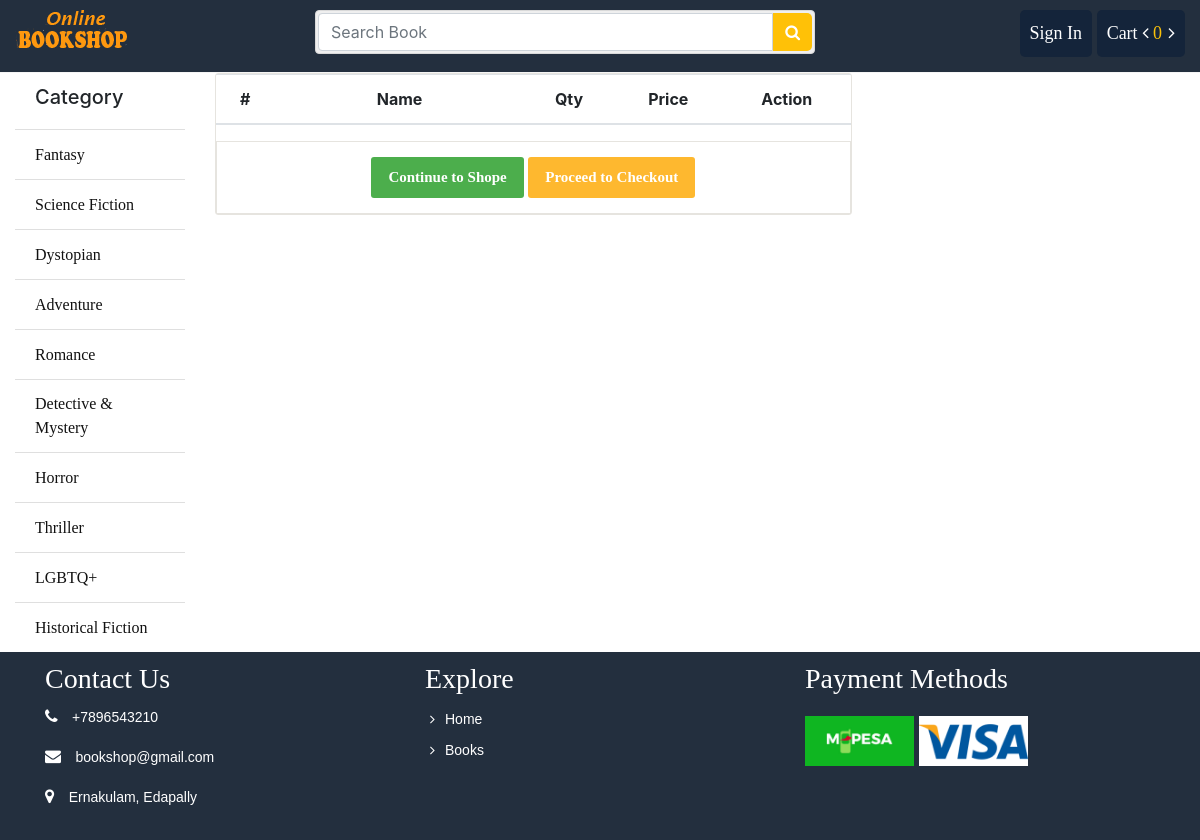
Page /cart/ on the committed database.
### store/models.py (models this page shows, shortened)
class Category(models.Model):
	name = models.CharField(max_length = 100)
	slug = models.SlugField(max_length = 150, unique=True ,db_index=True)
	icon = models.FileField(upload_to = "category/")
	create_at = models.DateTimeField(auto_now_add = True)
	updated_at = models.DateTimeField(auto_now_add = True)

### cart/views.py (the view)
# urls.py: path('', views.cart_details, name='cart_details'),
def cart_details(request):
	cart = Cart(request)
	context = {
		"cart": cart,
	}
	return render(request, 'cart/cart.html', context)

### cart/cart.py (called while the page is built)
    def __len__(self):
        return sum(item['quantity'] for item in self.cart.values())

### store/context_processors.py (called while the page is built)
def sidebar(request):
	categories = Category.objects.all()
	context = {
		"cat":categories
	}
	return context

def cart(request):
	cart = Cart(request)
	context = {
		"cart": cart
	}
	return context

### cart/templates/cart/cart.html (shortened to what this page needs)
{% extends 'store/base.html' %}
			{% block container %}
			<div class="row">
				<div class="col-sm-8">
					<div class="cart_info">
					    <table class="table table-hover">
					        <thead class="text-center">
					            <tr>
					                <th scope="col">#</th>
					                <th scope="col" style="width: 250px">Name</th>
					                <th scope="col" style="width: 250">Qty</th>
					                <th scope="col">Price</th>
					                <th scope="col">Action</th>
					            </tr>
					        </thead>
					    </table>
						<div class="continue_or_next text-center">
							<a href="{% url 'store:index' %}" class="btn _to_shope">Continue to Shope</a>
							<a href="{% url 'order:order_create' %}" class="btn _to_continue">Proceed to Checkout</a>
						</div>
					</div>
				</div>
				<div class="col-sm-4" id="abc">
				</div>
			</div>
			{% endblock %}

### store/templates/store/bin/sidebar.html
			<ul class="list-group list-group-flush">
				<li class="list-group-item"><h5>Category</h5></li>
				{% for p in cat %}
				<li class="list-group-item"><a href="{% url 'store:category' id=p.id %}">{{p.name}}</a></li>
				{% endfor %}
			</ul>

### store/static/css/style.css (style rules this page uses)
.titleheader > h3, a { font-family: "Times New Roman", Times, serif; display: inline-block; }
ul li { list-style: none; }
.list-group li a { color: #111; }
.cart_info { border: 1px solid #E6E4DF; border-radius: 3px; margin-bottom: 20px; }
.continue_or_next { border: 1px solid #E6E4DF; padding-top:15px; }
._to_shope, ._to_continue { background: #4cae4c; background-image: none; border: 0 none; border-radius: 3px; color: #FFFFFF; font-size: 15px; margin-bottom: 15px !important; display: inline-block; padding: 9px 16px; font-weight: bold; line-height: 1.428571429; text-align: center; white-space: nowrap; vertical-align: middle; cursor: pointer; background-image: none; border: 1px solid transparent; -webkit-user-select: none; -moz-user-select: none; -ms-user-select: none; -o-user-select: none; user-select: none; }
._to_continue { background: #FEB82F; }

### rows in the picture
Category: name "Fantasy"
Category: name "Science Fiction"
Category: name "Dystopian"
Category: name "Adventure"
Category: name "Romance"
Category: name "Detective & Mystery"
Category: name "Horror"
Category: name "Thriller"
Category: name "LGBTQ+"
Category: name "Historical Fiction"

### other values in the picture
{{ cart|length }} "0"
